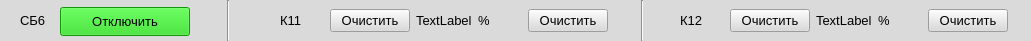
  <widget class="QWidget" name="widget_7" native="true">
   <property name="geometry">
    <rect>
     <x>10</x>
     <y>310</y>
     <width>1031</width>
     <height>41</height>
    </rect>
   </property>
   <property name="styleSheet">
    <string notr="true">background-color: rgb(218, 218, 218);</string>
   </property>
   <widget class="Line" name="line_11">
    <property name="geometry">
     <rect>
      <x>220</x>
      <y>0</y>
      <width>16</width>
      <height>41</height>
     </rect>
    </property>
    <property name="orientation">
     <enum>Qt::Vertical</enum>
    </property>
   </widget>
   <widget class="Line" name="line_12">
    <property name="geometry">
     <rect>
      <x>634</x>
      <y>0</y>
      <width>16</width>
      <height>41</height>
     </rect>
    </property>
    <property name="orientation">
     <enum>Qt::Vertical</enum>
    </property>
   </widget>
   <widget class="QLabel" name="label_40">
    <property name="geometry">
     <rect>
      <x>20</x>
      <y>10</y>
      <width>31</width>
      <height>20</height>
     </rect>
    </property>
    <property name="font">
     <font>
      <pointsize>10</pointsize>
     </font>
    </property>
    <property name="text">
     <string>СБ6</string>
    </property>
   </widget>
   <widget class="QPushButton" name="pushButton_31">
    <property name="geometry">
     <rect>
      <x>60</x>
      <y>7</y>
      <width>130</width>
      <height>29</height>
     </rect>
    </property>
    <property name="font">
     <font>
      <pointsize>10</pointsize>
     </font>
    </property>
    <property name="styleSheet">
     <string notr="true">background-color: rgb(27, 212, 14);</string>
    </property>
    <property name="text">
     <string>Отключить</string>
    </property>
   </widget>
   <widget class="QWidget" name="layoutWidget_10">
    <property name="geometry">
     <rect>
      <x>680</x>
      <y>0</y>
      <width>328</width>
      <height>41</height>
     </rect>
    </property>
    <layout class="QHBoxLayout" name="horizontalLayout_13">
     <item>
      <widget class="QLabel" name="label_41">
       <property name="font">
        <font>
         <pointsize>10</pointsize>
        </font>
       </property>
       <property name="text">
        <string>К12</string>
       </property>
      </widget>
     </item>
     <item>
      <widget class="QPushButton" name="pushButton_32">
       <property name="font">
        <font>
         <pointsize>10</pointsize>
        </font>
       </property>
       <property name="text">
        <string>Очистить</string>
       </property>
      </widget>
     </item>
     <item>
      <widget class="QLabel" name="label_42">
       <property name="font">
        <font>
         <pointsize>10</pointsize>
        </font>
       </property>
       <property name="text">
        <string>TextLabel</string>
       </property>
      </widget>
     </item>
     <item>
      <widget class="QLabel" name="label_43">
       <property name="font">
        <font>
         <pointsize>10</pointsize>
        </font>
       </property>
       <property name="text">
        <string>%</string>
       </property>
      </widget>
     </item>
     <item>
      <widget class="QPushButton" name="pushButton_33">
       <property name="font">
        <font>
         <pointsize>10</pointsize>
        </font>
       </property>
       <property name="text">
        <string>Очистить</string>
       </property>
      </widget>
     </item>
    </layout>
   </widget>
   <widget class="QWidget" name="layoutWidget_11">
    <property name="geometry">
     <rect>
      <x>280</x>
      <y>0</y>
      <width>328</width>
      <height>41</height>
     </rect>
    </property>
    <layout class="QHBoxLayout" name="horizontalLayout_14">
     <item>
      <widget class="QLabel" name="label_44">
       <property name="font">
        <font>
         <pointsize>10</pointsize>
        </font>
       </property>
       <property name="text">
        <string>К11</string>
       </property>
      </widget>
     </item>
     <item>
      <widget class="QPushButton" name="pushButton_34">
       <property name="font">
        <font>
         <pointsize>10</pointsize>
        </font>
       </property>
       <property name="text">
        <string>Очистить</string>
       </property>
      </widget>
     </item>
     <item>
      <widget class="QLabel" name="label_45">
       <property name="font">
        <font>
         <pointsize>10</pointsize>
        </font>
       </property>
       <property name="text">
        <string>TextLabel</string>
       </property>
      </widget>
     </item>
     <item>
      <widget class="QLabel" name="label_46">
       <property name="font">
        <font>
         <pointsize>10</pointsize>
        </font>
       </property>
       <property name="text">
        <string>%</string>
       </property>
      </widget>
     </item>
     <item>
      <widget class="QPushButton" name="pushButton_35">
       <property name="font">
        <font>
         <pointsize>10</pointsize>
        </font>
       </property>
       <property name="text">
        <string>Очистить</string>
       </property>
      </widget>
     </item>
    </layout>
   </widget>
  </widget>
